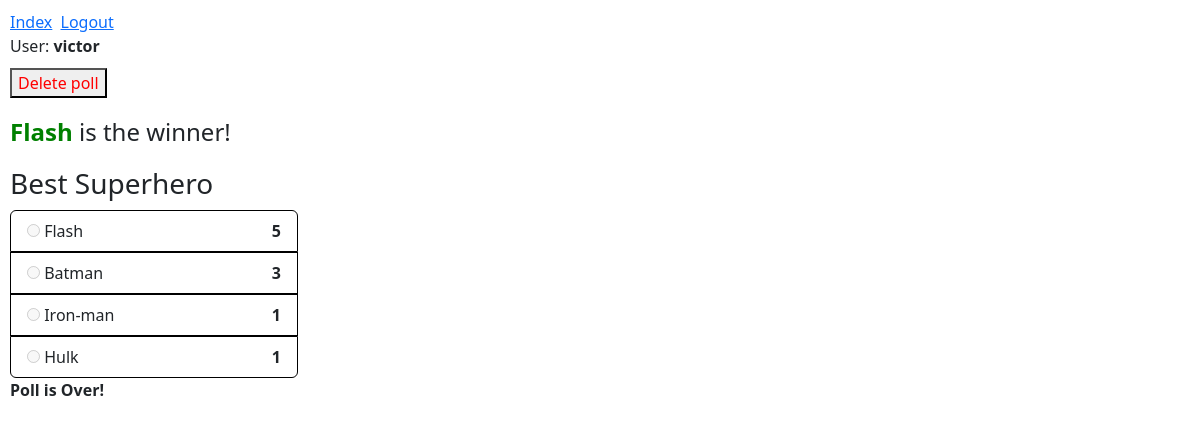
Page /poll_page/16 (signed in) on the committed database.
### polls/models.py (models this page shows, shortened)
class User(AbstractUser):
    pass

class Option(models.Model):
    text = models.CharField(max_length=128, default="", blank=False)
    votes = models.IntegerField(default=0)
    poll = models.ForeignKey(Poll, on_delete=models.CASCADE, related_name="poll_option", blank=True, null=True)

class Poll(models.Model):
    title = models.CharField(max_length=128, default="", blank=False)
    poll_date = models.DateTimeField(auto_now_add=True)
    owner = models.ForeignKey(User, on_delete=models.CASCADE, blank=False, null=True)
    status = models.BooleanField(null=True, blank=False, default=True)

### polls/views.py (the view)
# urls.py: path("poll_page/<int:poll_pk>", views.poll_page, name="poll_page"),
def poll_page(request, poll_pk):
    poll = Poll.objects.get(pk=poll_pk)
    if request.method ==  "POST":
        vote = request.POST["vote"]
        option = Option.objects.get(pk=vote)
        option.votes +=1
        option.save()
        return HttpResponseRedirect(reverse("index"))
    return render(request, "polls/poll_page.html", context={
        "poll": poll,
        "options": poll.poll_option.all().order_by("-votes"),
    })

### polls/templates/polls/poll_page.html (shortened to what this page needs)
{% extends 'polls/layout.html' %}
{% block body %}
    {% if request.user == poll.owner %}
        <div style="margin: 10px 0px 20px 0px;">
                <a href="{% url 'poll_status' poll.pk 'delete_poll' %}"><button style="color: red;">Delete poll</button></a>
        </div>
    {% endif %}
    {% if not poll.status %}
        {% if options.0.votes == options.1.votes %}
            <h4 style=" margin: 20px 0px 20px 0px;"><strong>Draw!</strong></h4>
        {% else %}
            <h4 style=" margin: 20px 0px 20px 0px;"><strong style="color: green;">{{options.0.text}}</strong> is the winner!</h4>
        {% endif %}
    {% endif %}
    <h3 style="margin-bottom: 10px;">{{poll.title}}</h3>
    <div class="panel-body" style="width: 40%;">
        {% if request.user.is_authenticated %}
            <form action="{% url 'poll_page' poll.pk %}" method="post">
        {% endif %}
            <ul class="list-group">
                {% for option in options %}
                    <li class="list-group-item" style="border: 1px solid black;">
                        <div class="radio" style="display: flex; justify-content: space-between;">
                            <label>
                                {% if request.user.is_authenticated and poll.status %}
                                    <input type="radio" name="vote" value="{{option.pk}}"> {{option.text}}
                                {% else %}
                                    <input type="radio" name="vote" value="{{option.pk}}" disabled> {{option.text}}
                                {% endif %}
                            </label>
                            <strong>{{option.votes}}</strong>
                        </div>
                    </li>
                {% endfor %}
            </ul>
            {% if request.user.is_authenticated and poll.status%}
                <input type="submit" value="Vote" style="margin-top: 5px;">
            {% elif not request.user.is_authenticated and poll.status%}
                <a href="{% url 'login' %}"><button>Log in to vote</button></a>
            {% elif not poll.status %}
                <strong>Poll is Over!</strong>
            {% endif %}
        </form>
    </div>
{% endblock %}

### polls/templates/polls/layout.html (shortened to what this page needs)
<!DOCTYPE html>
<html lang="en">
    <head>
        <link href="https://cdn.jsdelivr.net/npm/bootstrap@5.3.2/dist/css/bootstrap.min.css" rel="stylesheet"
>
    </head>
    <body>
        <div style="width: 60%; margin: 10px;">
        {% if request.user.is_authenticated %}
            <a href="{% url 'index' %}" style="margin-right: 4px;">Index</a>
            <a href="{% url 'logout' %}">Logout</a>
            <div>
                User: <strong>{{request.user}}</strong>
            </div>
        {% else %}
            <a href="{% url 'index' %}" style="margin-right: 4px;">Index</a>
            <a href="{% url 'login' %}" style="margin-right: 4px;">Login</a>
            <a href="{% url 'register' %}" style="margin-right: 4px;">Register</a>
        {% endif %}
        {% block body %}
        {% endblock %}
        </div>
    </body>
</html>

### rows in the picture
User: user "victor"
Option: poll+text "Flash", text "Flash", votes "5"
Poll: title "Best Superhero"
Option: text "Batman", votes "3"
Option: text "Iron-man", votes "1"
Option: text "Hulk", votes "1"
